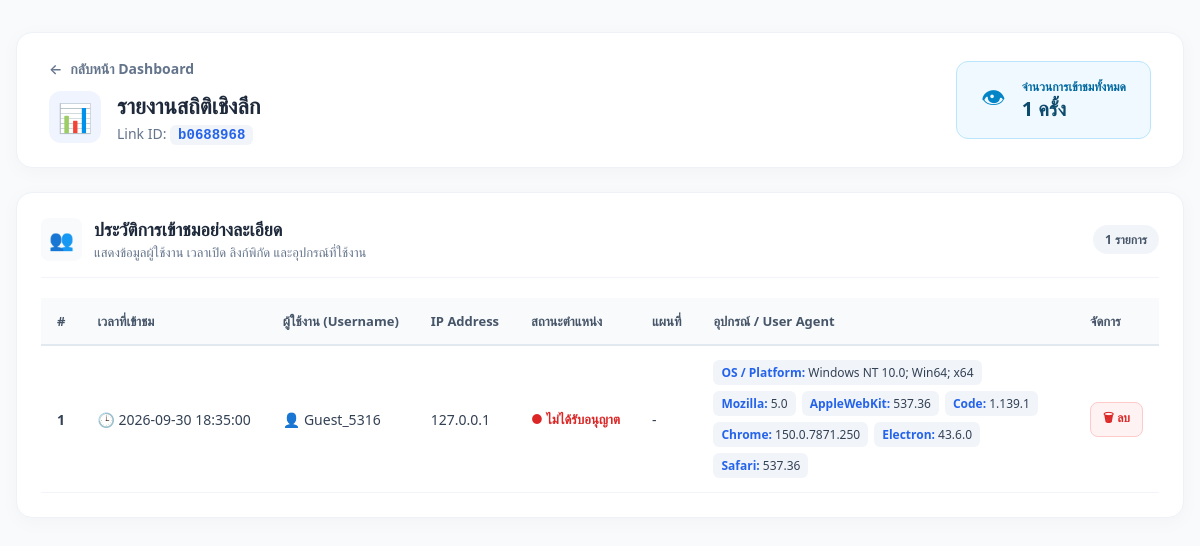
/admin/stats/b0688968 (signed in), run on an earlier commit of the app's database.
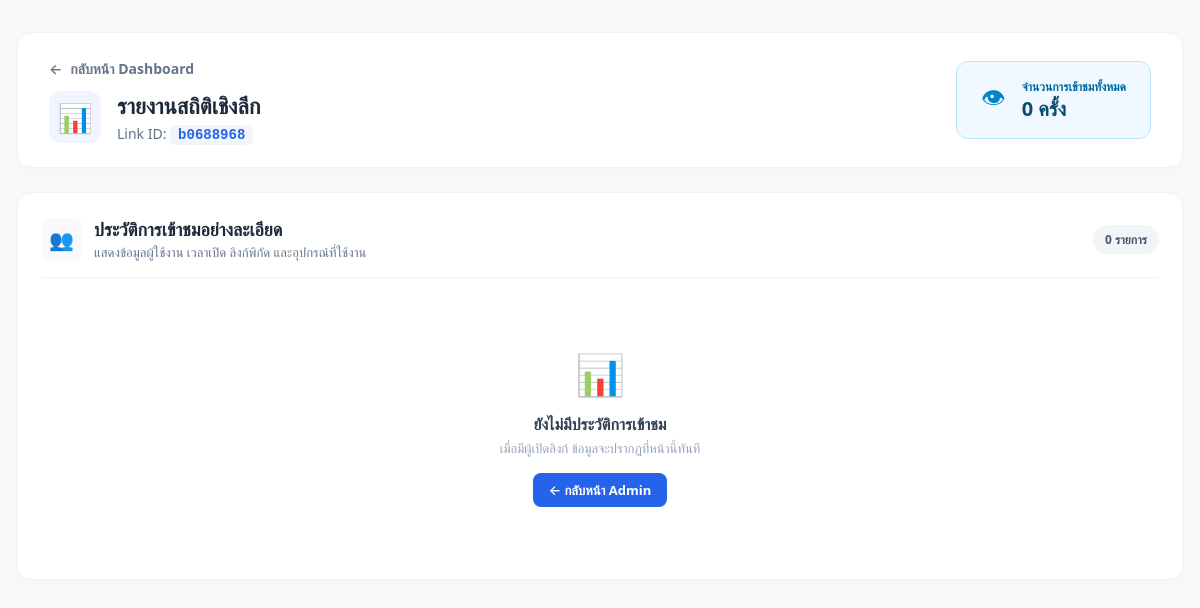
And on a later commit of the database.
### tables this page shows
CREATE TABLE visits (
            id INTEGER PRIMARY KEY AUTOINCREMENT,
            link_id TEXT,
            ip_address TEXT,
            user_agent TEXT,
            latitude REAL,
            longitude REAL, username TEXT, created_at TIMESTAMP DEFAULT CURRENT_TIMESTAMP,
            FOREIGN KEY(link_id) REFERENCES links(id)
        );

### router.py (the view)
@router.route('/admin/stats/<link_id>')
def admin_stats(link_id):
    if not session.get('admin_logged_in'):
        return redirect(url_for('router.admin_login'))
    visits = api.fetch_link_stats(link_id)
    if visits is None:
        return "Link not found", 404
    return render_template('admin_stats.html', link_id=link_id, visits=visits)

### api.py (called while the page is built)
def get_db_connection():
    connection = sqlite3.connect(DATABASE_PATH)
    return connection

def parse_user_agent(user_agent_string):
    if not user_agent_string or user_agent_string == "-":
        return {}
    parsed_data = {}
    operating_system_match = re.search(r"\((.*?)\)", user_agent_string)
    if operating_system_match:
        parsed_data["OS / Platform"] = operating_system_match.group(1)
    tokens = re.findall(r"([a-zA-Z0-9\-_]+)/([0-9\.]+)", user_agent_string)
    for key, value in tokens:
        parsed_data[key] = value
    return parsed_data

def fetch_link_stats(link_id):
    connection = get_db_connection()
    connection.row_factory = sqlite3.Row
    cursor = connection.cursor()
    cursor.execute("SELECT id FROM links WHERE id = ?", (link_id,))
    if not cursor.fetchone():
        connection.close()
        return None
    cursor.execute(
        """
        SELECT id, username, ip_address, latitude, longitude, user_agent, created_at
        FROM visits WHERE link_id = ? ORDER BY id DESC
        """,
        (link_id,),
    )
    raw_visits = cursor.fetchall()
    connection.close()
    visits = []
    for row in raw_visits:
        item = dict(row)
        item["parsed_ua"] = parse_user_agent(item.get("user_agent"))
        visits.append(item)
    return visits

### templates/admin_stats.html (shortened to what this page needs)
<!doctype html>
<html lang="th">
  <head>
    <link
      rel="stylesheet"
      href="{{ url_for('static', filename='css/common.css') }}"
    />
    <link
      rel="stylesheet"
      href="{{ url_for('static', filename='css/admin_stats.css') }}"
    />
  </head>
  <body class="stats-page">
    <div class="stats-container">
      <div class="stats-page-header">
        <div class="stats-header-left">
          <a href="/admin" class="stats-back-btn">
            <span>←</span>
            <span>กลับหน้า Dashboard</span>
          </a>
          <div class="stats-title-row">
            <div class="stats-title-icon">📊</div>
            <div>
              <h1 class="stats-title">รายงานสถิติเชิงลึก</h1>
              <div class="stats-link-id">
                Link ID: <code>{{ link_id }}</code>
              </div>
            </div>
          </div>
        </div>
        <div class="stats-total-box">
          <div class="stats-total-icon">👁</div>
          <div>
            <div class="stats-total-label">จำนวนการเข้าชมทั้งหมด</div>
            <div class="stats-total-value">
              {{ visits|length }} <span>ครั้ง</span>
            </div>
          </div>
        </div>
      </div>
      <div class="stats-card">
        <div class="stats-section-header">
          <div class="stats-section-title-wrap">
            <div class="stats-section-icon">👥</div>
            <div>
              <h2>ประวัติการเข้าชมอย่างละเอียด</h2>
              <p>แสดงข้อมูลผู้ใช้งาน เวลาเปิด ลิงก์พิกัด และอุปกรณ์ที่ใช้งาน</p>
            </div>
          </div>
          <div class="stats-count-badge">{{ visits|length }} รายการ</div>
        </div>
        {% if visits %}
        <div class="stats-table-wrapper">
          <table class="stats-table">
            <thead>
              <tr>
                <th class="stats-col-number">#</th>
                <th>เวลาที่เข้าชม</th>
                <th>ผู้ใช้งาน (Username)</th>
                <th>IP Address</th>
                <th>สถานะตำแหน่ง</th>
                <th>แผนที่</th>
                <th>อุปกรณ์ / User Agent</th>
                <th>จัดการ</th>
              </tr>
            </thead>
            <tbody>
              {% for visit in visits %}
              <tr>
                <td class="stats-row-number">{{ loop.index }}</td>
                <td>
                  <span class="stats-time"
                    >🕒 {{ visit["created_at"] or "ไม่ระบุเวลา" }}</span
                  >
                </td>
                <td>
                  <span class="stats-username"
                    >👤 {{ visit["username"] or "ไม่ระบุตัวตน" }}</span
                  >
                </td>
                <td>
                  <span class="stats-ip">{{ visit["ip_address"] or "-" }}</span>
                </td>
                <td>
                  {% if visit["latitude"] is not none and visit["longitude"] is
                  not none %}
                  <div class="stats-location">
                    <div class="stats-location-status success">
                      <span>●</span> ได้รับพิกัด
                    </div>
                    <div class="stats-coordinates">
                      {{ "%.5f"|format(visit["latitude"]) }}, {{
                      "%.5f"|format(visit["longitude"]) }}
                    </div>
                  </div>
                  {% else %}
                  <div class="stats-location-status denied">
                    <span>●</span> ไม่ได้รับอนุญาต
                  </div>
                  {% endif %}
                </td>
                <td>
                  {% if visit["latitude"] is not none and visit["longitude"] is
                  not none %}
                  <a
                    href="https://maps.google.com/?q={{ visit['latitude'] }},{{ visit['longitude'] }}"
                    target="_blank"
                    rel="noopener noreferrer"
                    class="stats-map-btn"
                    >📍 เปิดบน Google Maps</a
                  >
                  {% else %}
                  <span class="stats-no-data">-</span>
                  {% endif %}
                </td>
                <td>
                  <div class="stats-user-agent-badges">
                    {% if visit["parsed_ua"] %} {% for key, value in
                    visit["parsed_ua"].items() %}
                    <span class="ua-badge"
                      ><strong class="ua-key">{{ key }}:</strong> {{ value
                      }}</span
                    >
                    {% endfor %} {% else %}
                    <span class="stats-no-data"
                      >{{ visit["user_agent"] or "-" }}</span
                    >
                    {% endif %}
                  </div>
                </td>
                <td>
                  <form
                    action="/api/delete-visit/{{ visit['id'] }}"
                    method="post"
                  >
                    <button
                      type="submit"
                      class="stats-delete-btn"
                      onclick="
                        return confirm('คุณแน่ใจหรือไม่ว่าต้องการลบรายการนี้?');
                      "
                    >
                      🗑 ลบ
                    </button>
                  </form>
                </td>
              </tr>
              {% endfor %}
            </tbody>
          </table>
        </div>
        {% else %}
        <div class="stats-empty">
          <div class="stats-empty-icon">📊</div>
          <h3>ยังไม่มีประวัติการเข้าชม</h3>
          <p>เมื่อมีผู้เปิดลิงก์ ข้อมูลจะปรากฏที่หน้านี้ทันที</p>
          <a href="/admin" class="stats-empty-btn"> ← กลับหน้า Admin </a>
        </div>
        {% endif %}
      </div>
    </div>
  </body>
</html>

### static/css/common.css (style rules this page uses)
:root { --primary-color: #2563eb; --primary-hover: #1d4ed8; --bg-color: #f1f5f9; --card-bg: #ffffff; --text-main: #0f172a; --text-muted: #64748b; --border-color: #e2e8f0; --success-color: #16a34a; --danger-color: #dc2626; --shadow: 0 4px 12px rgba(15, 23, 42, 0.06); }
* { box-sizing: border-box; }
html { width: 100%; overflow-x: hidden; }
body { width: 100%; min-height: 100vh; margin: 0; padding: 32px 20px; font-family: "Segoe UI", Tahoma, Geneva, Verdana, sans-serif; background: var(--bg-color); color: var(--text-main); overflow-x: hidden; }

### static/css/admin_stats.css (style rules this page uses)
.stats-page { background-color: #f8fafc; margin: 0; padding: 32px 16px; font-family: system-ui, -apple-system, sans-serif; }
.stats-container { max-width: 1400px; margin: 0 auto; }
.stats-page-header { display: flex; justify-content: space-between; align-items: center; margin-bottom: 24px; background: #ffffff; padding: 24px 32px; border-radius: 16px; box-shadow: 0 4px 20px rgba(0, 0, 0, 0.03); border: 1px solid #eef2f6; }
.stats-back-btn { display: inline-flex; align-items: center; gap: 8px; color: #64748b; text-decoration: none; font-size: 14px; font-weight: 600; margin-bottom: 12px; }
.stats-title-row { display: flex; align-items: center; gap: 16px; }
.stats-title-icon { font-size: 28px; background: #f0f4ff; width: 52px; height: 52px; display: flex; align-items: center; justify-content: center; border-radius: 12px; }
.stats-title { font-size: 22px; font-weight: 700; color: #1e293b; margin: 0 0 4px 0; }
.stats-link-id { font-size: 14px; color: #64748b; }
.stats-link-id code { background: #f1f5f9; color: #2563eb; padding: 2px 8px; border-radius: 6px; font-weight: 600; }
.stats-total-box { display: flex; align-items: center; gap: 16px; background: #f0f9ff; padding: 16px 24px; border-radius: 12px; border: 1px solid #bae6fd; }
.stats-total-icon { font-size: 24px; color: #0284c7; }
.stats-total-label { font-size: 12px; color: #0369a1; font-weight: 600; }
.stats-total-value { font-size: 20px; font-weight: 700; color: #0c4a6e; }
.stats-card { background: #ffffff; border-radius: 16px; padding: 24px; box-shadow: 0 4px 20px rgba(0, 0, 0, 0.03); border: 1px solid #eef2f6; }
.stats-section-header { display: flex; justify-content: space-between; align-items: center; margin-bottom: 20px; padding-bottom: 16px; border-bottom: 1px solid #f1f5f9; }
.stats-section-title-wrap { display: flex; align-items: center; gap: 12px; }
.stats-section-icon { font-size: 20px; background: #f8fafc; padding: 8px; border-radius: 8px; }
.stats-section-title-wrap h2 { font-size: 18px; font-weight: 700; color: #1e293b; margin: 0 0 2px 0; }
.stats-section-title-wrap p { font-size: 13px; color: #64748b; margin: 0; }
.stats-count-badge { background: #f1f5f9; color: #475569; padding: 6px 12px; border-radius: 20px; font-size: 12px; font-weight: 600; }
.stats-empty { text-align: center; padding: 48px 20px; }
.stats-empty-icon { font-size: 40px; margin-bottom: 12px; }
.stats-empty h3 { font-size: 16px; color: #334155; margin: 0 0 4px 0; }
.stats-empty p { font-size: 13px; color: #94a3b8; margin: 0 0 16px 0; }
.stats-empty-btn { display: inline-block; background: #2563eb; color: #ffffff; padding: 8px 16px; border-radius: 8px; text-decoration: none; font-size: 13px; font-weight: 600; }

What changed in the data, as far as the page shows it:
removed visits: created_at "2026-09-30 18:35:00", username "Guest_5316", ip_address "127.0.0.1", key "OS / Platform" "Mozilla" "AppleWebKit" "Code" "Chrome" "Electron" "Safari", value "Windows NT 10.0; Win64; x64" "5.0" "537.36" "1.139.1" "150.0.7871.250" "43.6.0" "537.36"
Also different on the page:
{{ visits|length }}: "1" → "0"
text no longer shown: "# เวลาที่เข้าชม ผู้ใช้งาน (Username) IP Address สถานะตำแหน่ง แผนที่ อุปกรณ์ / User Agent จัดการ"
text now shown: "📊 ยังไม่มีประวัติการเข้าชม เมื่อมีผู้เปิดลิงก์ ข้อมูลจะปรากฏที่หน้านี้ทันที ← กลับหน้า Admin"
